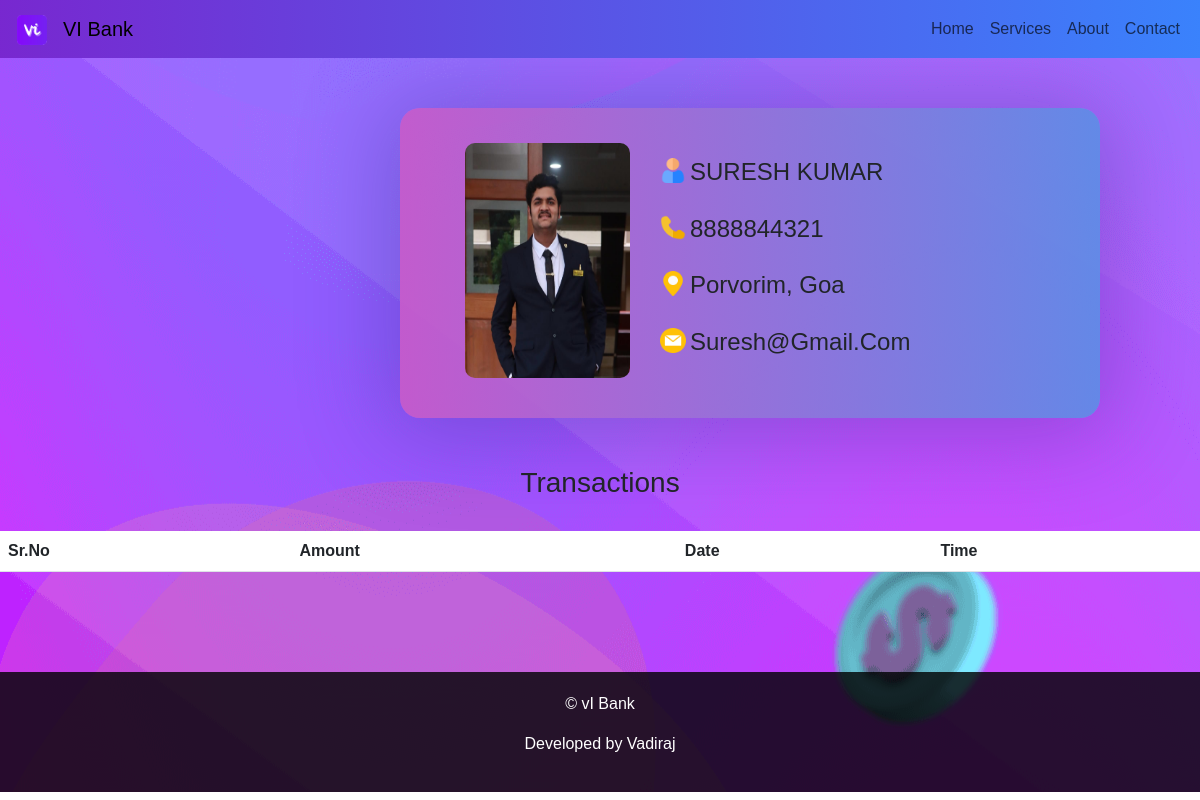
Screenshot of /views/customer_detail.php?acno=151109 with the database file from the repository.
### tables this page shows
CREATE TABLE `CUSTOMERS` (
  `customer_name` varchar(255) DEFAULT NULL,
  `contact` varchar(255) DEFAULT NULL,
  `address` varchar(255) DEFAULT NULL,
  `balance` float DEFAULT NULL,
  `acno` int(10) NOT NULL,
  `email` varchar(255) DEFAULT NULL
);

### views/customer_detail.php (the view, shortened to what this page needs)
<?php
include('../controllers/common.php');
if (isset($_GET["acno"])) {
    $acno = $_GET["acno"];
}
?>
<!DOCTYPE html>
<html lang="en">
<head>
    <link rel="stylesheet" href="../css/customers.css">
    <link href="https://cdn.jsdelivr.net/npm/bootstrap@5.3.0-alpha2/dist/css/bootstrap.min.css" rel="stylesheet">
</head>
<body>
    <section style="background-image: url('../images/bg.png')">
        <nav class="navbar navbar-expand-lg bg-body-tertiary" style="background: linear-gradient(to right, rgba(106, 17, 203, 0.9), rgba(37, 117, 252, 0.9)); width: auto;">
            <div class="container-fluid">
                <a class="navbar-brand" href="index.php" style="margin-left: 5px;">
                    <img src="../images/logo.png" alt="Bootstrap" width="30" height="30">
                </a>
                <a class="navbar-brand bank-name" href="index.php">VI Bank</a>
                <div class="collapse navbar-collapse" id="navbarSupportedContent">
                    <ul class="navbar-nav ms-auto mb-2 mb-lg-0">
                        <li class="nav-item">
                            <a class="nav-link active-link" aria-current="page" href="../views/index.php">Home</a>
                        </li>
                        <li class="nav-item">
                            <a class="nav-link" href="#container-main-2">Services</a>
                        </li>
                        <li class="nav-item">
                            <a class="nav-link" href="../views/about.php">About</a>
                        </li>
                        <li class="nav-item">
                            <a class="nav-link" href="../views/contact.php">Contact</a>
                        </li>
                    </ul>
                </div>
            </div>
        </nav>
        <?php
        $query = "SELECT * FROM CUSTOMERS WHERE acno=$acno";
        $res = mysqli_query($conn, $query);
        $row = mysqli_fetch_array($res);
        ?>
        <div class="user">
            <div class="detail" id="user-detail">
                <div class="customer-image">
                    <img id="cust-image" src="../images/vi.jpg" alt="Vadiraj Inamdar">
                </div>
                <div class="details">
                    <img id="name-logo" src="../images/name.png" alt="Name-icon">
                    <h4 id="cust-name"><? echo $row['customer_name']; ?></h4>
                    <img id="name-logo" src="../images/phone.png" alt="Name-icon">
                    <h4 id="cust-name"><? echo $row['contact']; ?></h4>
                    <img id="name-logo" src="../images/location.png" alt="Name-icon">
                    <h4 id="cust-name"><? echo $row['address']; ?></h4>
                    <img id="name-logo" src="../images/email.png" alt="Name-icon">
                    <h4 id="cust-name"><? echo $row['email']; ?></h4>
                </div>
            </div>
        </div>
        <br>
        <br>
        <section>
            <h3 id="transactions">Transactions</h3>
            <br>
            <div class="transact">
                <table class="table table-striped">
                    <thead>
                        <tr>
                            <th scope="col">Sr.No</th>
                            <th scope="col">Amount</th>
                            <th scope="col">Date</th>
                            <th scope="col">Time</th>
                        </tr>
                    </thead>
                </table>
            </div>
        </section>
    <section class="sec-3">
        <footer>
            <div class="container">
                <p>© vI Bank</p>
                <p>Developed by Vadiraj</p>
            </div>
        </footer>
    </section>
    </section>
</body>
</html>

### css/customers.css (style rules this page uses)
* { font-family:Arial, Helvetica, sans-serif; }
footer { background-color: rgba(0, 2, 2, 0.813); color: white; padding: 20px 0; text-align: center; margin-top: 100px; }
.container { max-width: 960px; margin: 0 auto; }
.detail { margin-top: 50px; display: flex; border-radius: 20px; border-radius: 20px; background: rgba(255, 255, 255, 0.055); box-shadow: 0px 5px 89.61px 13.39px rgba(23, 29, 113, 0.26); width: 700px; align-content: center; margin-left: 400px; padding: 30px; background: linear-gradient(to right, rgba(199, 90, 200, 0.9), rgba(91, 141, 228, 0.9)); }
.customer-image { height: auto; width: auto; text-align: center; margin-left: 30px; padding: 5px; border-radius: 10px; }
#cust-image { height: 235px; width: 165px; border-radius: 10px; }
.details { width: 100%; height: 250px; }
#name-logo { margin-top: 20px; height: 25px; width: 26px; margin-left: 25px; }
#cust-name { margin-top: -25px; margin-left: 55px; text-transform:capitalize; }
#transactions { text-align: center; }

### rows the page displays
customers: customer_name "SURESH KUMAR", contact "8888844321", address "Porvorim, Goa", email "Suresh@gmail.com"
